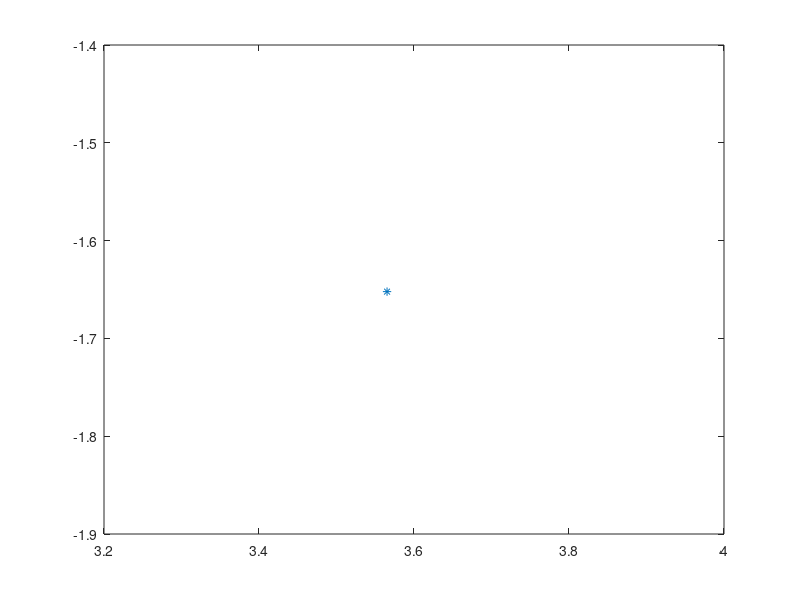

The MATLAB script that drew this image:
A = [4 5; 3 -2];
B = [6; 14];
x= A\B %backslash
plot(x(1),x(2),'*');
% 
% rng(0)
% A=rand(20,20);
% B=rand(20,1);
% x = A\B;
% e=A*x-B;
% max(abs(e))

% %Under-determined equations
% A = [2 10]; b=4;
% x = A\b

%Ill-Conditioned

A1=[27.3 59.4; 63.2 33.4];
cond(A1)
A2=[41.9 59.1; 57.5 81.1];
cond(A2) %Bigger it is worst